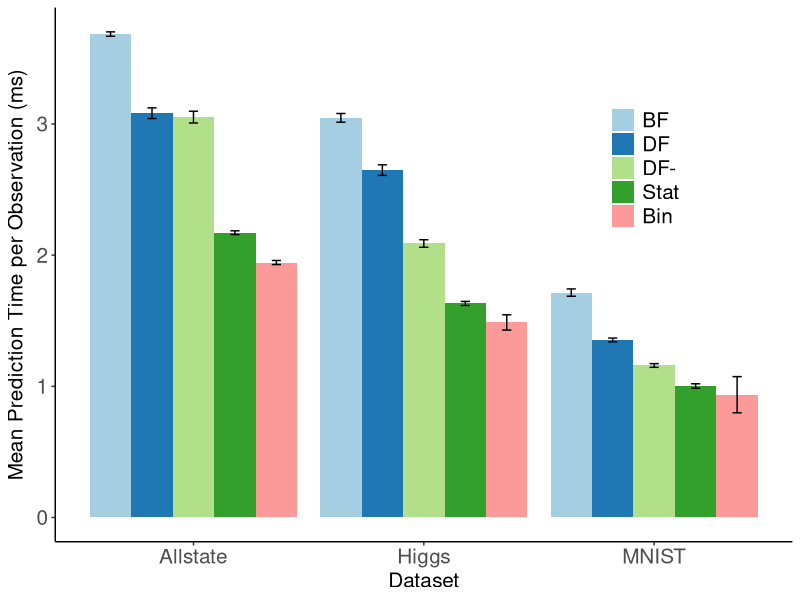

The R source for this figure:
# ---
# title: "Test speed-up and scale-up of R-Rerf against xg and ranger"
# author: "James Browne"
# date: "Oct 10 2017"
# output: html_document
# ---
library(ggplot2)
library(plyr)

data_summary <- function(data, varname, groupnames){
      require(plyr)
  summary_func <- function(x, col){
          c(mean = median(x[[col]], na.rm=TRUE),
                  sd = sd(x[[col]], na.rm=TRUE))
    }
    data_sum<-ddply(data, groupnames, .fun=summary_func,
                                      varname)
    data_sum <- rename(data_sum, c("mean" = varname))
     return(data_sum)
}

intertwinedDepth <- 4
showEstimated <- FALSE

mydataMnist <- read.csv(file="figure5mnist.csv", header=FALSE)
mydataMnist$V4 <- mydataMnist$V4/10000/1000
mydataMnist$V2 <- "measured"
mydataMnist <- data_summary(mydataMnist,varname="V4",groupnames=c("V1", "V2", "V3"))
mydataMnist$V2 <- as.character(mydataMnist$V2)
mydataMnist$V1 <- as.character(mydataMnist$V1)
mydataMnist$V1 <- "MNIST"

#################
### set this based on the experiment
#################
if(showEstimated){
bias <- .00295
avgLoad0 <- 1
avgLoad1 <- 1.5
avgLoad2 <- 1.5
avgLoad4 <- 1*(.5-bias)+2*(.5+bias)
avgLoad6b <- avgLoad4
avgLoad6t <- 32/18
avgDepth <- 18.32
timePerLoad <- mydataMnist$V4[1]/(avgDepth/avgLoad0)
timePerLoadPage <- mydataMnist$V4[1]/((avgDepth-8)/avgLoad0)

mydataMnist <- rbind(mydataMnist, c(mydataMnist$V1[1],"estimated",0,mydataMnist$V4[1], 0))
mydataMnist <- rbind(mydataMnist, c(mydataMnist$V1[1],"estimated",1,timePerLoad*(avgDepth)/avgLoad1,0))
mydataMnist <- rbind(mydataMnist, c(mydataMnist$V1[1],"estimated",2,timePerLoad*(avgDepth-1)/avgLoad2,0))
mydataMnist <- rbind(mydataMnist, c(mydataMnist$V1[1],"estimated",4,timePerLoad*(avgDepth-1)/avgLoad4,0))
mydataMnist <- rbind(mydataMnist, c(mydataMnist$V1[1],"estimated",6,timePerLoad*(avgDepth-1-intertwinedDepth)/avgLoad6b,0))
}

mydataMnist$V2 <- as.factor(mydataMnist$V2)
mydataMnist$V1 <- as.factor(mydataMnist$V1)
mydataMnist$V3 <- as.factor(mydataMnist$V3)

mydataMnist$sd <- as.numeric(mydataMnist$sd)
mydataMnist$V4 <- as.numeric(mydataMnist$V4)





mydataAllstate <- read.csv(file="figure5allstate.csv", header=FALSE)
mydataAllstate$V4 <- mydataAllstate$V4/50000/1000
mydataAllstate$V2 <- "measured"
mydataAllstate <- data_summary(mydataAllstate, varname="V4",groupnames=c("V1", "V2", "V3"))
mydataAllstate$V2 <- as.character(mydataAllstate$V2)
mydataAllstate$V1 <- as.character(mydataAllstate$V1)
mydataAllstate$V1 <- "Allstate"

#################
### set this based on the experiment
#################
if(showEstimated){
bias <- .000195
avgLoad0 <- 1
avgLoad1 <- 1.5
avgLoad2 <- 1.5
avgLoad4 <- 1*(.5-bias)+2*(.5+bias)
avgLoad6b <- avgLoad4
avgLoad6t <- 32/18
avgDepth <- 14.6
timePerLoad <- mydataAllstate$V4[1]/(avgDepth/avgLoad0)
timePerLoadPage <- mydataAllstate$V4[1]/((avgDepth-8)/avgLoad0)


mydataAllstate <- rbind(mydataAllstate, c(mydataAllstate$V1[1],"estimated",0,mydataAllstate$V4[1], 0))
mydataAllstate <- rbind(mydataAllstate, c(mydataAllstate$V1[1],"estimated",1,timePerLoad*(avgDepth)/avgLoad1,0))
mydataAllstate <- rbind(mydataAllstate, c(mydataAllstate$V1[1],"estimated",2,timePerLoad*(avgDepth-1)/avgLoad2,0))
mydataAllstate <- rbind(mydataAllstate, c(mydataAllstate$V1[1],"estimated",4,timePerLoad*(avgDepth-1)/avgLoad4,0))
mydataAllstate <- rbind(mydataAllstate, c(mydataAllstate$V1[1],"estimated",6,timePerLoad*(avgDepth-1-intertwinedDepth)/avgLoad6b,0))
}

mydataAllstate$V2 <- as.factor(mydataAllstate$V2)
mydataAllstate$V1 <- as.factor(mydataAllstate$V1)
mydataAllstate$V3 <- as.factor(mydataAllstate$V3)

mydataAllstate$sd <- as.numeric(mydataAllstate$sd)
mydataAllstate$V4 <- as.numeric(mydataAllstate$V4)


mydataHiggs <- read.csv(file="figure5higgs.csv", header=FALSE)
mydataHiggs$V4 <- mydataHiggs$V4/25000/1000
mydataHiggs$V2 <- "measured"
mydataHiggs <- data_summary(mydataHiggs, varname="V4",groupnames=c("V1", "V2", "V3"))
mydataHiggs$V2 <- as.character(mydataHiggs$V2)
mydataHiggs$V1 <- as.character(mydataHiggs$V1)
mydataHiggs$V1 <- "Higgs"

#################
### set this based on the experiment
#################
if(showEstimated){
bias <- .000775
avgLoad0 <- 1
avgLoad1 <- 1.5
avgLoad2 <- 1.5
avgLoad4 <- 1*(.5-bias)+2*(.5+bias)
avgLoad6b <- avgLoad4
avgLoad6t <- 32/18
avgDepth <- 13.28
timePerLoad <- mydataHiggs$V4[1]/(avgDepth/avgLoad0)

mydataHiggs <- rbind(mydataHiggs, c(mydataHiggs$V1[1],"estimated",0,mydataHiggs$V4[1], 0))
mydataHiggs <- rbind(mydataHiggs, c(mydataHiggs$V1[1],"estimated",1,timePerLoad*(avgDepth)/avgLoad1,0))
mydataHiggs <- rbind(mydataHiggs, c(mydataHiggs$V1[1],"estimated",2,timePerLoad*(avgDepth-1)/avgLoad2,0))
mydataHiggs <- rbind(mydataHiggs, c(mydataHiggs$V1[1],"estimated",4,timePerLoad*(avgDepth-1)/avgLoad4,0))
mydataHiggs <- rbind(mydataHiggs, c(mydataHiggs$V1[1],"estimated",6,timePerLoad*(avgDepth-1-intertwinedDepth)/avgLoad6b,0))
}

mydataHiggs$V2 <- as.factor(mydataHiggs$V2)
mydataHiggs$V1 <- as.factor(mydataHiggs$V1)
mydataHiggs$V3 <- as.factor(mydataHiggs$V3)

mydataHiggs$sd <- as.numeric(mydataHiggs$sd)
mydataHiggs$V4 <- as.numeric(mydataHiggs$V4)


mydata <- rbind(mydataAllstate, mydataHiggs, mydataMnist)
mydata$V3 <- revalue(mydata$V3, c("0"="BF", "1"="DF", "2"="DF-", "4"="Stat", "6"="Bin"))
mydata$V3 <- as.factor(mydata$V3)


leg <- theme(legend.text = element_text(size = 15), legend.title=element_blank(), plot.title = element_text(size = 16,  face="bold"), plot.subtitle = element_text(size = 12),axis.title.x = element_text(size=15), axis.text.x = element_text(size=15), axis.title.y = element_text(size=15), axis.text.y = element_text(size=15))

p <- ggplot(mydata, aes(x=V1,y=V4, fill=V3)) + 
    geom_bar(stat="identity", position=position_dodge()) +
    geom_errorbar(aes(ymin=V4-sd, ymax=V4+sd), width=.2, position=position_dodge(.9))

    #p <- p + scale_fill_brewer(palette="Paired") + theme_minimal() + leg
    p <- p + scale_fill_brewer(palette="Paired") + theme_classic() + leg
    p <- p + guides(fill=guide_legend(title="Memory Layouts"))
    p <- p + theme(legend.position = c(.8,.7))
   # p <- p + labs(title = "Measured Speed vs Calculated")
    p <- p + labs(x = "Dataset", y =expression(paste("Mean Prediction Time per Observation (ms)")))
#p <- p + facet_grid(. ~ V1)
p <- p + theme(strip.text.x = element_text(size=15, face="bold"))
               #strip.background = element_rect(fill="#CCCCFF"))


pWidth = 300
pHeight = 300


#png(file="figure5.png", width=pWidth, height=pHeight)
png(file="figure5a.png")
print(p)
dev.off()

